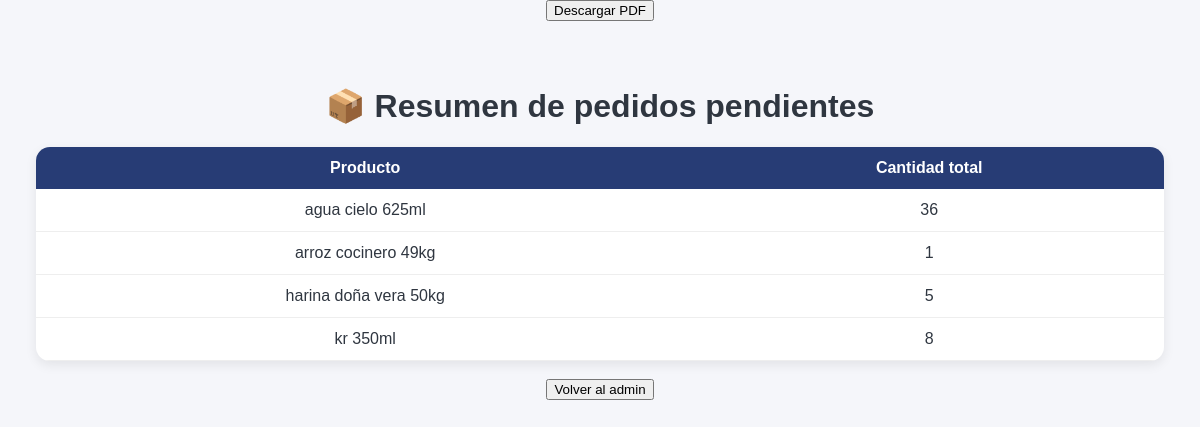
Screenshot of /resumen-pendientes/ (signed in) with the database file from the repository.
### productos/models.py (models this page shows, shortened)
class Producto(models.Model):
    nombre = models.CharField(max_length=200)
    precio = models.DecimalField(
        max_digits=10,
        decimal_places=2
    )
    descripcion = models.TextField(
        blank=True,
        null=True
    )
    imagen = models.ImageField(
        upload_to='productos/',
        null=True,
        blank=True
    )
    categoria = models.ForeignKey(
        Categoria,
        on_delete=models.CASCADE
    )
    stock = models.PositiveIntegerField(
        default=0
    )

### productos/views.py (the view)
@staff_member_required
def resumen_pedidos_pendientes(request):
    from .models import DetallePedido
    detalles = DetallePedido.objects.filter(
        pedido__estado='Pendiente'
    ).values(
        'producto__nombre'
    ).annotate(
        cantidad_total=Sum('cantidad')
    ).order_by(
        'producto__nombre'
    )
    return render(
        request,
        'productos/resumen_pedidos_pendientes.html',
        {
            'detalles': detalles
        }
    )

### productos/templates/productos/resumen_pedidos_pendientes.html (shortened to what this page needs)
<!DOCTYPE html>
<html>
<head>
<div style="text-align:center; margin-bottom:20px;">
    <a href="{% url 'resumen_pedidos_pendientes_pdf' %}">
        <button>
            Descargar PDF
        </button>
    </a>
</div>
{% load static %}
<link rel="stylesheet"
      href="{% static 'css/estilos.css' %}">
</head>
<body>
<div class="contenedor">
<h1 style="text-align:center;">
📦 Resumen de pedidos pendientes
</h1>
{% if detalles %}
<table>
<tr>
    <th>Producto</th>
    <th>Cantidad total</th>
</tr>
{% for item in detalles %}
<tr>
    <td>{{ item.producto__nombre }}</td>
    <td>{{ item.cantidad_total }}</td>
</tr>
{% endfor %}
</table>
{% else %}
<p style="text-align:center;">
No hay pedidos pendientes.
</p>
{% endif %}
<br>
<div style="text-align:center;">
    <a href="/admin/">
        <button>
            Volver al admin
        </button>
    </a>
</div>
</div>
</body>
</html>

### static/css/estilos.css (style rules this page uses)
* { box-sizing: border-box; }
body { margin: 0; font-family: Arial, sans-serif; background: #f5f6fa; color: #2f3640; }
a { text-decoration: none; }
button { cursor: pointer; }
.contenedor { width: 94%; max-width: 1250px; margin: auto; padding: 25px 0; }
table { width: 100%; border-collapse: collapse; background: white; border-radius: 14px; overflow: hidden; box-shadow: 0 4px 12px rgba(0,0,0,0.08); }
th { background: #273c75; color: white; padding: 12px; }
td { padding: 12px; text-align: center; border-bottom: 1px solid #eee; }

### rows the page displays
Producto: producto__nombre "agua cielo 625ml", cantidad_total "36"
Producto: producto__nombre "arroz cocinero 49kg", cantidad_total "1"
Producto: producto__nombre "harina doña vera 50kg", cantidad_total "5"
Producto: producto__nombre "kr 350ml", cantidad_total "8"
